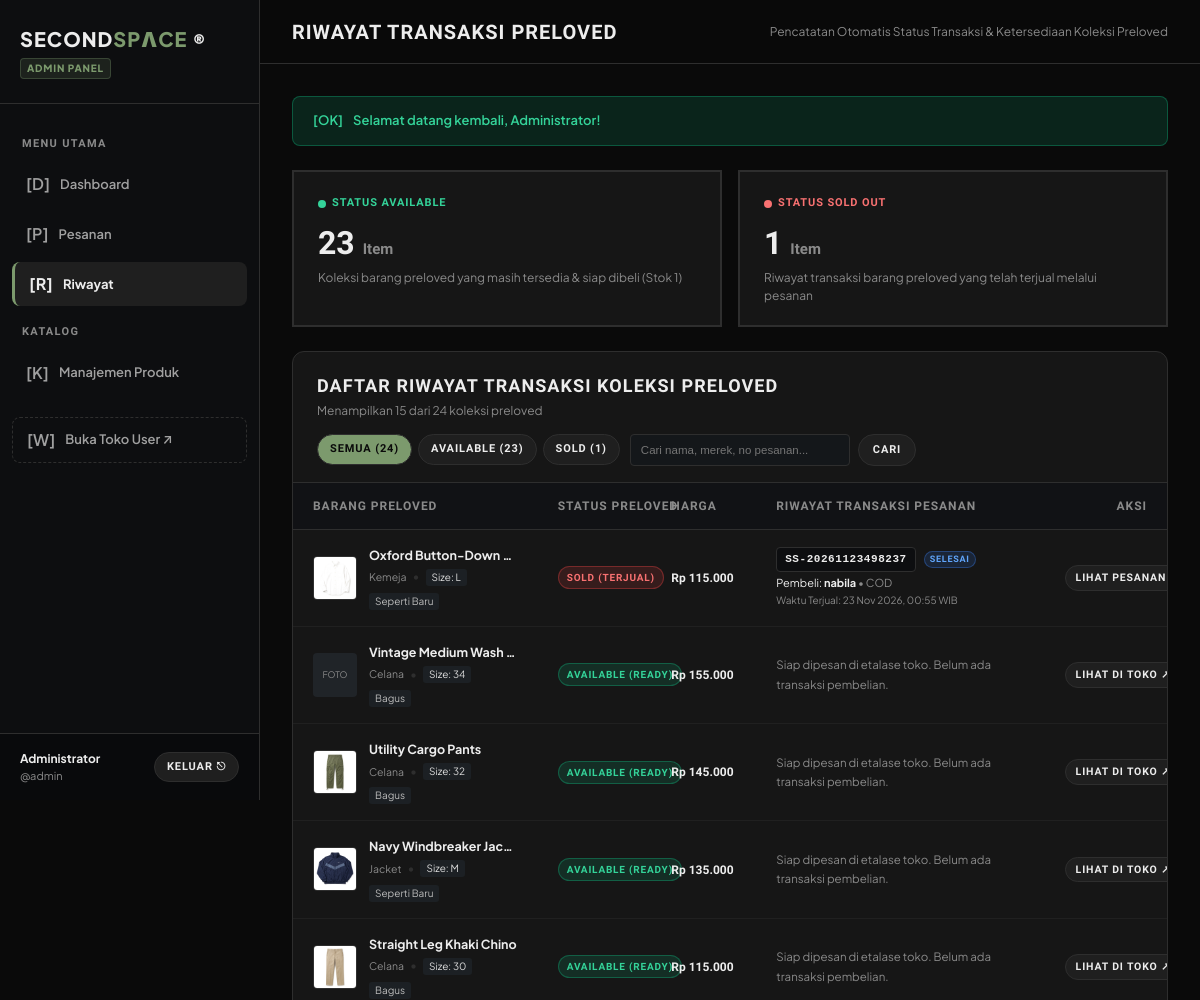
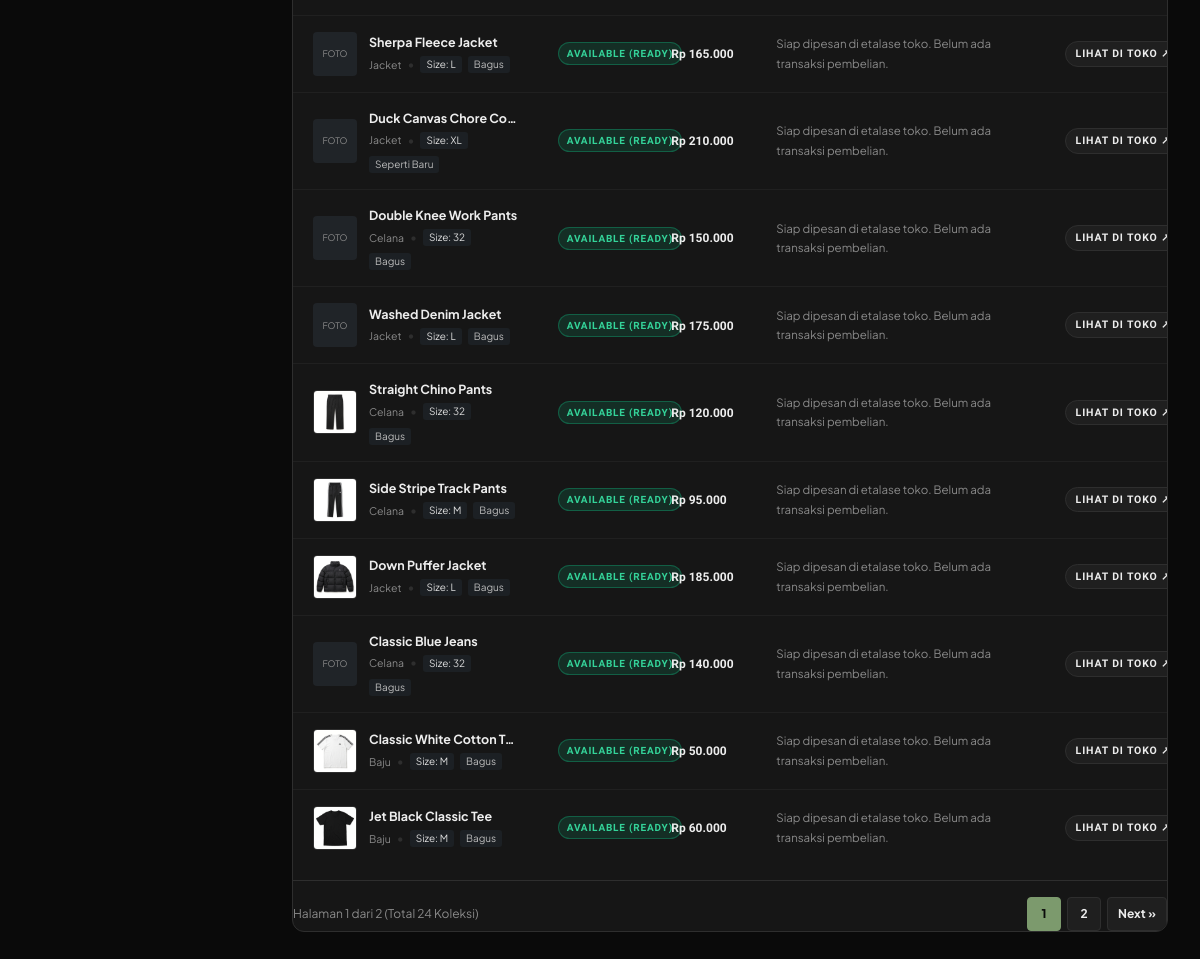
/admin/riwayat.php (signed in), run on the app's committed database (2 pictures, top to bottom).
### tables this page shows
CREATE TABLE `products` (
  `id` int(11) NOT NULL AUTO_INCREMENT,
  `name` varchar(255) NOT NULL,
  `category` varchar(50) NOT NULL,
  `brand` varchar(100) DEFAULT 'No Brand',
  `price` decimal(12,2) NOT NULL,
  `stock` int(11) NOT NULL DEFAULT 1,
  `condition` enum('Seperti Baru','Bagus','Ada Minus') NOT NULL DEFAULT 'Bagus',
  `image` varchar(255) DEFAULT NULL,
  `description` text DEFAULT NULL,
  `material` varchar(100) DEFAULT NULL,
  `size` varchar(50) DEFAULT NULL,
  `sku` varchar(50) DEFAULT NULL,
  `created_at` timestamp NULL DEFAULT current_timestamp(),
  PRIMARY KEY (`id`),
  UNIQUE KEY `sku` (`sku`),
  KEY `idx_product_category` (`category`)
);

CREATE TABLE `orders` (
  `id` int(11) NOT NULL AUTO_INCREMENT,
  `user_id` int(11) NOT NULL,
  `order_code` varchar(50) DEFAULT NULL,
  `address_id` int(11) DEFAULT NULL,
  `subtotal` decimal(12,2) DEFAULT NULL,
  `shipping` decimal(12,2) DEFAULT NULL,
  `total` decimal(12,2) DEFAULT NULL,
  `payment_method` varchar(50) DEFAULT NULL,
  `proof_image` varchar(255) DEFAULT NULL,
  `payment_notes` text DEFAULT NULL,
  `payment_status` enum('Belum Bayar','Menunggu Pembayaran','Menunggu Konfirmasi','Menunggu Verifikasi','Dibayar','Terverifikasi','Ditolak','Selesai','Dibatalkan') NOT NULL DEFAULT 'Menunggu Pembayaran',
  `order_status` enum('Menunggu Pembayaran','Diproses','Dikirim','Selesai','Dibatalkan') NOT NULL DEFAULT 'Menunggu Pembayaran',
  `notes` text DEFAULT NULL,
  `shipping_courier` varchar(50) DEFAULT NULL,
  `tracking_number` varchar(100) DEFAULT NULL,
  `created_at` timestamp NULL DEFAULT current_timestamp(),
  PRIMARY KEY (`id`),
  KEY `idx_order_code` (`order_code`),
  KEY `idx_order_status` (`order_status`),
  KEY `idx_payment_status` (`payment_status`),
  KEY `idx_orders_created` (`created_at`),
  KEY `fk_orders_user` (`user_id`),
  CONSTRAINT `fk_orders_user` FOREIGN KEY (`user_id`) REFERENCES `users` (`id`) ON DELETE NO ACTION ON UPDATE CASCADE
);

### admin/riwayat.php (the view, shortened to what the rows shown need)
<?php
require_once __DIR__ . '/../shared/koneksi.php';
require_once __DIR__ . '/../shared/fungsi.php';
$page = max(1, (int)($_GET['page'] ?? 1));
$perPage = 15;
$offset = ($page - 1) * $perPage;
$whereConditions = ["1=1"];
$params = [];
$types = "";
$whereSql = implode(" AND ", $whereConditions);
$dataSql = "
    SELECT
        p.id as product_id,
        p.name as product_name,
        p.category as product_category,
        p.brand as product_brand,
        p.size as product_size,
        p.condition as product_condition,
        p.price as product_price,
        p.stock as product_stock,
        p.image as product_image,
        p.created_at as product_created_at,
        o.id as order_id,
        o.order_code,
        o.order_status,
        o.payment_method,
        o.payment_status,
        o.created_at as order_created_at,
        COALESCE(a.recipient_name, u.name) as buyer_name,
        oi.price as sold_price
    FROM products p
    LEFT JOIN order_items oi ON p.id = oi.product_id
    LEFT JOIN orders o ON oi.order_id = o.id AND o.order_status != 'Dibatalkan'
    LEFT JOIN users u ON o.user_id = u.id
    LEFT JOIN addresses a ON o.address_id = a.id
    WHERE {$whereSql}
    GROUP BY p.id
    ORDER BY (o.id IS NOT NULL) DESC, o.id DESC, p.id DESC
    LIMIT ? OFFSET ?
";
$dataParams = $params;
$dataParams[] = $perPage;
$dataParams[] = $offset;
$dataTypes = $types . "ii";
$stmt = $conn->prepare($dataSql);
$stmt->bind_param($dataTypes, ...$dataParams);
$stmt->execute();
$dataRes = $stmt->get_result();
$itemsList = [];
while ($row = $dataRes->fetch_assoc()) {
    $itemsList[] = $row;
}
?>
<!DOCTYPE html>
<html lang="id">
<head>
    <link rel="stylesheet" href="css/admin.css">
</head>
<body>
<div class="admin-wrapper">
    <main class="admin-main">
        <header class="admin-topbar">
            <div>
                <h1 class="topbar-title">Riwayat Transaksi Preloved</h1>
            </div>
        </header>
        <div class="admin-content">
            <section class="table-card">
                <div class="table-header" style="flex-wrap: wrap; gap: 14px; padding-bottom: 16px; border-bottom: 1px solid var(--ln);">
                    <div>
                        <h2 class="table-title">Daftar Riwayat Transaksi Koleksi Preloved</h2>
                    </div>
                </div>
                <div class="table-responsive" style="overflow-x: hidden;">
                    <table class="admin-table" style="table-layout: fixed; width: 100%;">
                        <thead>
                            <tr>
                                <th style="width: 28%;">BARANG PRELOVED</th>
                                <th style="width: 13%;">STATUS PRELOVED</th>
                                <th style="width: 12%;">HARGA</th>
                                <th style="width: 33%;">RIWAYAT TRANSAKSI PESANAN</th>
                                <th style="width: 14%; text-align: right;">AKSI</th>
                            </tr>
                        </thead>
                        <tbody>
                            <?php if (empty($itemsList)): ?>
                                <tr>
                                    <td colspan="5" style="text-align: center; color: var(--mu); padding: 48px 20px;">
                                        <div style="font-size: 14px; font-weight: bold; margin-bottom: 8px; color: var(--accent);">[LOG MUTASI]</div>
                                        <div style="font-weight: 700; color: var(--tx); font-size: 15px; margin-bottom: 4px;">Tidak Ada Data Ditemukan</div>
                                        <div style="font-size: 13px; color: var(--mu);">Tidak ada catatan koleksi preloved yang sesuai dengan filter pencarian.</div>
                                    </td>
                                </tr>
                            <?php else: ?>
                                <?php foreach ($itemsList as $it): ?>
                                    <?php
                                        $isSold = (!empty($it['order_code']) || (int)$it['product_stock'] <= 0);
                                    ?>
                                    <tr>
                                        <td>
                                            <div style="display: flex; align-items: center; gap: 12px;">
                                                <?php if (!empty($it['product_image']) && file_exists(__DIR__ . '/../images/' . $it['product_image'])): ?>
                                                    <img src="../images/<?= htmlspecialchars($it['product_image']) ?>" alt="Thumbnail" width="44" height="44" style="object-fit: cover; border-radius: 4px; border: 1px solid var(--ln); flex-shrink: 0;">
                                                <?php else: ?>
                                                    <div style="width: 44px; height: 44px; background: #202428; border-radius: 4px; display: flex; align-items: center; justify-content: center; font-size: 9px; color: #888; flex-shrink: 0;">FOTO</div>
                                                <?php endif; ?>
                                                <div style="overflow: hidden;">
                                                    <strong style="font-size: 12.5px; color: var(--tx); display: block; white-space: nowrap; overflow: hidden; text-overflow: ellipsis;">
                                                        <?= htmlspecialchars($it['product_name']) ?>
                                                    </strong>
                                                    <div style="display: flex; gap: 6px; align-items: center; margin-top: 3px; flex-wrap: wrap;">
                                                        <span style="font-size: 10.5px; color: var(--mu);"><?= htmlspecialchars($it['product_category']) ?></span>
                                                        <span style="color: var(--ln);">•</span>
                                                        <span style="font-size: 10px; background: #1C2024; padding: 1px 6px; border-radius: 3px; color: #DDD;">
                                                            Size: <?= htmlspecialchars($it['product_size'] ?: 'All Size') ?>
                                                        </span>
                                                        <span style="font-size: 10px; background: #1C2024; padding: 1px 6px; border-radius: 3px; color: #BBB;">
                                                            <?= htmlspecialchars($it['product_condition'] ?: 'Bagus') ?>
                                                        </span>
                                                    </div>
                                                </div>
                                            </div>
                                        </td>
                                        <td>
                                            <?php if ($isSold): ?>
                                                <span class="badge-status status-danger" style="font-size: 10px; padding: 3px 8px; font-weight: 800; white-space: nowrap;">
                                                    SOLD (TERJUAL)
                                                </span>
                                            <?php else: ?>
                                                <span class="badge-status status-success" style="font-size: 10px; padding: 3px 8px; font-weight: 800; white-space: nowrap;">
                                                    AVAILABLE (READY)
                                                </span>
                                            <?php endif; ?>
                                        </td>
                                        <td>
                                            <span style="font-family: var(--display-font); font-size: 12px; font-weight: 800; color: var(--tx);">
                                                <?= formatRupiah((float)($it['sold_price'] ?: $it['product_price'])) ?>
                                            </span>
                                        </td>
                                        <td>
                                            <?php if ($isSold && !empty($it['order_code'])): ?>
                                                <div>
                                                    <div style="display: flex; align-items: center; gap: 8px; flex-wrap: wrap; margin-bottom: 3px;">
                                                        <a href="detail_pesanan.php?id=<?= $it['order_id'] ?>" class="order-code-badge" style="font-size: 11px; text-decoration: none;">
                                                            <?= htmlspecialchars($it['order_code']) ?>
                                                        </a>
                                                        <span class="badge-status status-info" style="font-size: 9px; padding: 1px 5px;">
                                                            <?= htmlspecialchars(strtoupper($it['order_status'] ?: 'Diproses')) ?>
                                                        </span>
                                                    </div>
                                                    <div style="font-size: 11px; color: var(--tx);">
                                                        Pembeli: <strong><?= htmlspecialchars($it['buyer_name'] ?: 'Pelanggan') ?></strong>
                                                        <span style="color: var(--mu);"> • <?= htmlspecialchars($it['payment_method'] ?: 'Transfer') ?></span>
                                                    </div>
                                                    <div style="font-size: 10px; color: var(--mu); margin-top: 2px;">
                                                        Waktu Terjual: <?= date('d M Y, H:i', strtotime($it['order_created_at'])) ?> WIB
                                                    </div>
                                                </div>
                                            <?php elseif ($isSold): ?>
                                                <span style="font-size: 11.5px; color: var(--status-danger-text);">
                                                    Barang sudah laku terjual (Stok 0).
                                                </span>
                                            <?php else: ?>
                                                <span style="font-size: 11.5px; color: var(--mu);">
                                                    Siap dipesan di etalase toko. Belum ada transaksi pembelian.
                                                </span>
                                            <?php endif; ?>
                                        </td>
                                        <td style="text-align: right;">
                                            <?php if ($isSold && !empty($it['order_id'])): ?>
                                                <a href="detail_pesanan.php?id=<?= $it['order_id'] ?>" class="btn btn-secondary btn-sm" style="font-size: 10.5px; padding: 4px 10px; white-space: nowrap;">
                                                    Lihat Pesanan &UpperRightArrow;
                                                </a>
                                            <?php else: ?>
                                                <a href="../user/detail.php?id=<?= $it['product_id'] ?>" target="_blank" rel="noopener" class="btn btn-secondary btn-sm" style="font-size: 10.5px; padding: 4px 10px; white-space: nowrap;">
                                                    Lihat di Toko &UpperRightArrow;
                                                </a>
                                            <?php endif; ?>
                                        </td>
                                    </tr>
                                <?php endforeach; ?>
                            <?php endif; ?>
                        </tbody>
                    </table>
                </div>
            </section>
        </div>
    </main>
</div>
</body>
</html>

### data on the page
products: image (picture), name "Oxford Button-Down…", category "Kemeja", size "L", condition "Seperti Baru", shows "SOLD (TERJUAL)", product_price "Rp 115.000", orders.order_code "SS-20261123498237", orders.order_status "SELESAI", buyer_name "nabila", orders.payment_method "COD", orders.created_at "23 Nov 2026, 00:55"
products: shows "FOTO", name "Vintage Medium Wash…", category "Celana", size "34", condition "Bagus", stock "AVAILABLE (READY)", product_price "Rp 155.000", shows "Siap dipesan di etalase toko. Belum ada transaksi pembelian."
products: image (picture), name "Utility Cargo Pants", category "Celana", size "32", condition "Bagus", stock "AVAILABLE (READY)", product_price "Rp 145.000", shows "Siap dipesan di etalase toko. Belum ada transaksi pembelian."
products: image (picture), name "Navy Windbreaker Jac…", category "Jacket", size "M", condition "Seperti Baru", stock "AVAILABLE (READY)", product_price "Rp 135.000", shows "Siap dipesan di etalase toko. Belum ada transaksi pembelian."
products: image (picture), name "Straight Leg Khaki Chino", category "Celana", size "30", condition "Bagus", stock "AVAILABLE (READY)", product_price "Rp 115.000", shows "Siap dipesan di etalase toko. Belum ada transaksi pembelian."
products: shows "FOTO", name "Sherpa Fleece Jacket", category "Jacket", size "L", condition "Bagus", stock "AVAILABLE (READY)", product_price "Rp 165.000", shows "Siap dipesan di etalase toko. Belum ada transaksi pembelian."
products: shows "FOTO", name "Duck Canvas Chore…", category "Jacket", size "XL", condition "Seperti Baru", stock "AVAILABLE (READY)", product_price "Rp 210.000", shows "Siap dipesan di etalase toko. Belum ada transaksi pembelian."
products: shows "FOTO", name "Double Knee Work Pants", category "Celana", size "32", condition "Bagus", stock "AVAILABLE (READY)", product_price "Rp 150.000", shows "Siap dipesan di etalase toko. Belum ada transaksi pembelian."
products: shows "FOTO", name "Washed Denim Jacket", category "Jacket", size "L", condition "Bagus", stock "AVAILABLE (READY)", product_price "Rp 175.000", shows "Siap dipesan di etalase toko. Belum ada transaksi pembelian."
products: image (picture), name "Straight Chino Pants", category "Celana", size "32", condition "Bagus", stock "AVAILABLE (READY)", product_price "Rp 120.000", shows "Siap dipesan di etalase toko. Belum ada transaksi pembelian."
products: image (picture), name "Side Stripe Track Pants", category "Celana", size "M", condition "Bagus", stock "AVAILABLE (READY)", product_price "Rp 95.000", shows "Siap dipesan di etalase toko. Belum ada transaksi pembelian."
products: image (picture), name "Down Puffer Jacket", category "Jacket", size "L", condition "Bagus", stock "AVAILABLE (READY)", product_price "Rp 185.000", shows "Siap dipesan di etalase toko. Belum ada transaksi pembelian."
products: shows "FOTO", name "Classic Blue Jeans", category "Celana", size "32", condition "Bagus", stock "AVAILABLE (READY)", product_price "Rp 140.000", shows "Siap dipesan di etalase toko. Belum ada transaksi pembelian."
products: image (picture), name "Classic White Cotton T…", category "Baju", size "M", condition "Bagus", stock "AVAILABLE (READY)", product_price "Rp 50.000", shows "Siap dipesan di etalase toko. Belum ada transaksi pembelian."
products: image (picture), name "Jet Black Classic Tee", category "Baju", size "M", condition "Bagus", stock "AVAILABLE (READY)", product_price "Rp 60.000", shows "Siap dipesan di etalase toko. Belum ada transaksi pembelian."

### other printed values
$_SESSION['name'] "Administrator"
$_SESSION['username'] "admin"
$successMsg "Selamat datang kembali, Administrator!"
$countAvailable "23"
$countSold "1"
count($itemsList) "15"
$totalFiltered "24"
$countTotal "24"
$page "1"
$totalPages "2"
